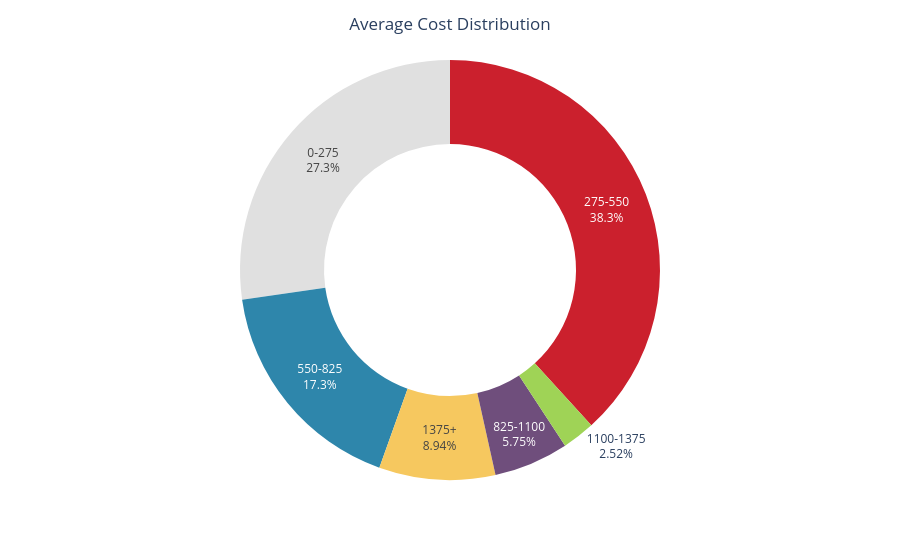

Source (notebook cell):
### Markdown cell above
There are no restaurants with different ordering menu.

### Code cell
# Average Cost Distribution
plt.figure(figsize=(6,6))

avg_cost_count = df['Average_Cost'].value_counts(ascending=False).reset_index()
avg_cost_count.columns = ['Average_Cost', 'Count']

colors_six = ['#CB202D', '#E0E0E0', '#2E86AB', '#F6C85F', '#6F4E7C', '#9FD356']
fig = px.pie(avg_cost_count, names='Average_Cost', values='Count', hole=0.6, color_discrete_sequence=colors_six)
fig.update_traces(textinfo='percent+label')
fig.update_layout(title='Average Cost Distribution', title_x=0.5, showlegend=False)
fig.show()

### Figure 1 — Plotly figure (JSON) as saved in the notebook; plotly's stock layout.template omitted (floating-point values rounded to 4 significant figures)
{"data": [{"domain": {"x": [0, 1], "y": [0, 1]}, "hole": 0.6, "hovertemplate": "Average_Cost=%{label}<br>Count=%{value}<extra></extra>", "labels": ["275-550", "0-275", "550-825", "1375+", "825-1100", "1100-1375"], "legendgroup": "", "name": "", "showlegend": true, "textinfo": "percent+label", "type": "pie", "values": [3650, 2601, 1649, 853, 549, 240]}], "layout": {"legend": {"tracegroupgap": 0}, "margin": {"t": 60}, "piecolorway": ["#CB202D", "#E0E0E0", "#2E86AB", "#F6C85F", "#6F4E7C", "#9FD356"], "showlegend": false, "title": {"text": "Average Cost Distribution", "x": 0.5}}}
